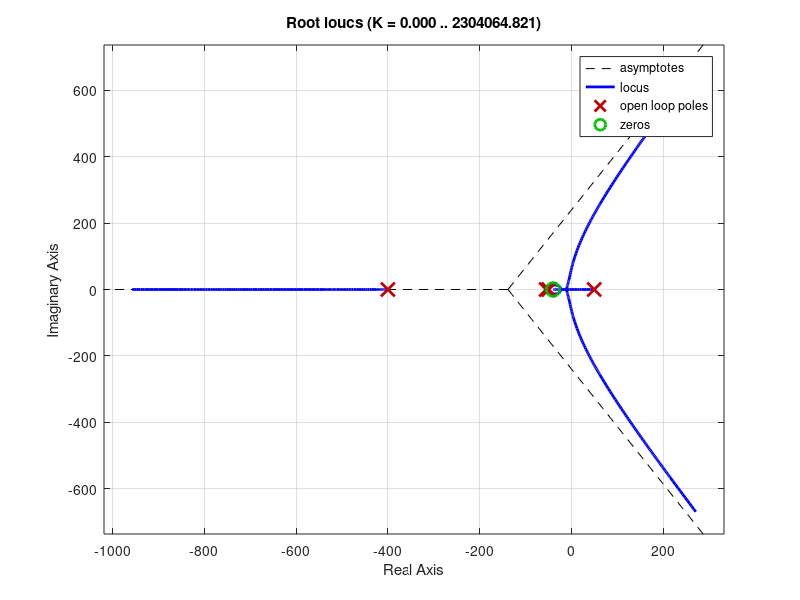
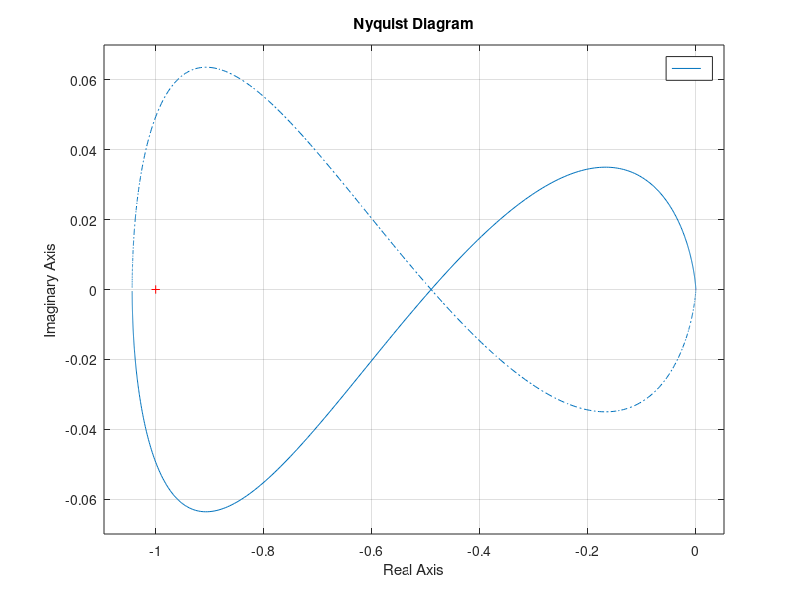
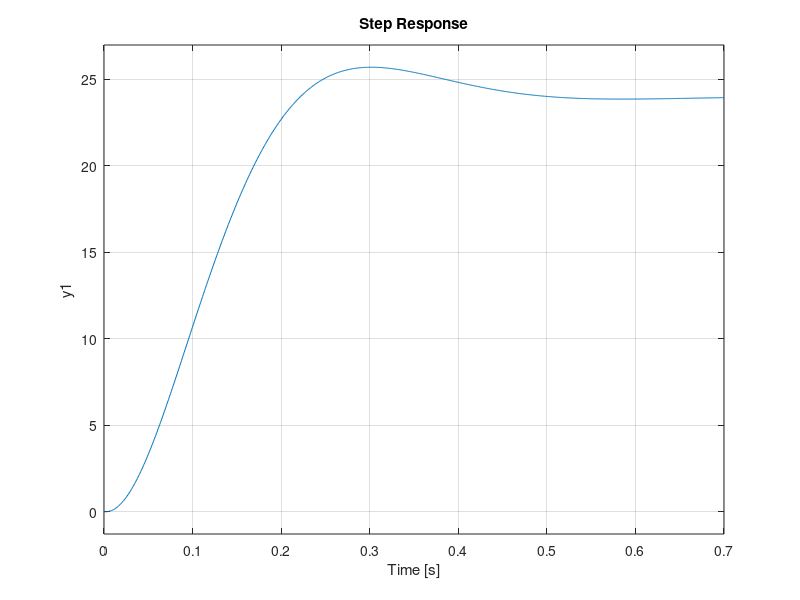

These figures' MATLAB source, in order:
%%% New transfer function dynamics derivation
% trying to successfully implement lead compensator
% https://ieeexplore.ieee.org/stamp/stamp.jsp?tp=&arnumber=5570565

clear, clc, close all

%%% define model parameters
K = 9.7091e-06; % [N-A^2/m^2], electromechanical constant
m = 0.006;  % [kg]        
x0 = 8 * 1e-3; % [mm] -> [m], commanded equilibrium position of ball
g = 9.81; % [m/s^2]
L = 0.14485; % H
R = 8; % Ohm

%%% calculate other constants
i0 = sqrt( m*g*x0^2 / K ); % A
a = 2*K*i0^2 / ( m*x0^3 );
b = 2*K*i0 / ( m*x0^2 ); % TODO need to bookkeep a negative somewhere.
                         % seems like there is a negative number messing
                         % up my derivation. When I get rid of the negative
                         % in front of b, it fixes the root locus.

%%% write out Laplace transforms
s = tf('s');
P1 = ( 1/L ) / ( s + R/L );
P2 = ( b ) / ( s^2 - a );

G = (( s + 40 ) / ( s + 400 )); % Wong 1986
figure, rlocus(G*P1*P2)


k = 6.5e3;

figure, nyquist(k*G*P1*P2)
figure, step( feedback(P1*P2*G*k, 1) )

